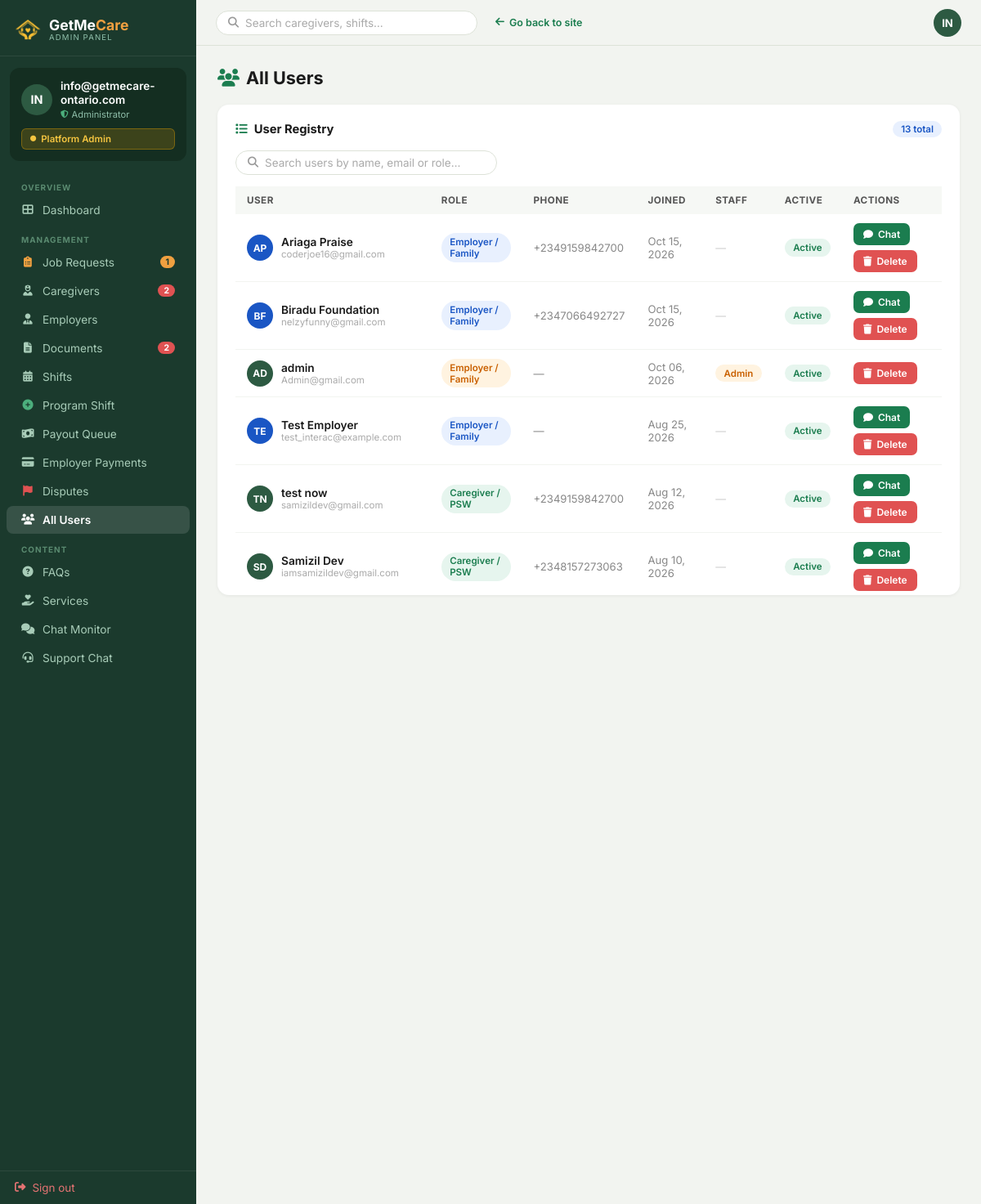
The page /admin-panel/users/ (signed in) on the database as committed earlier.
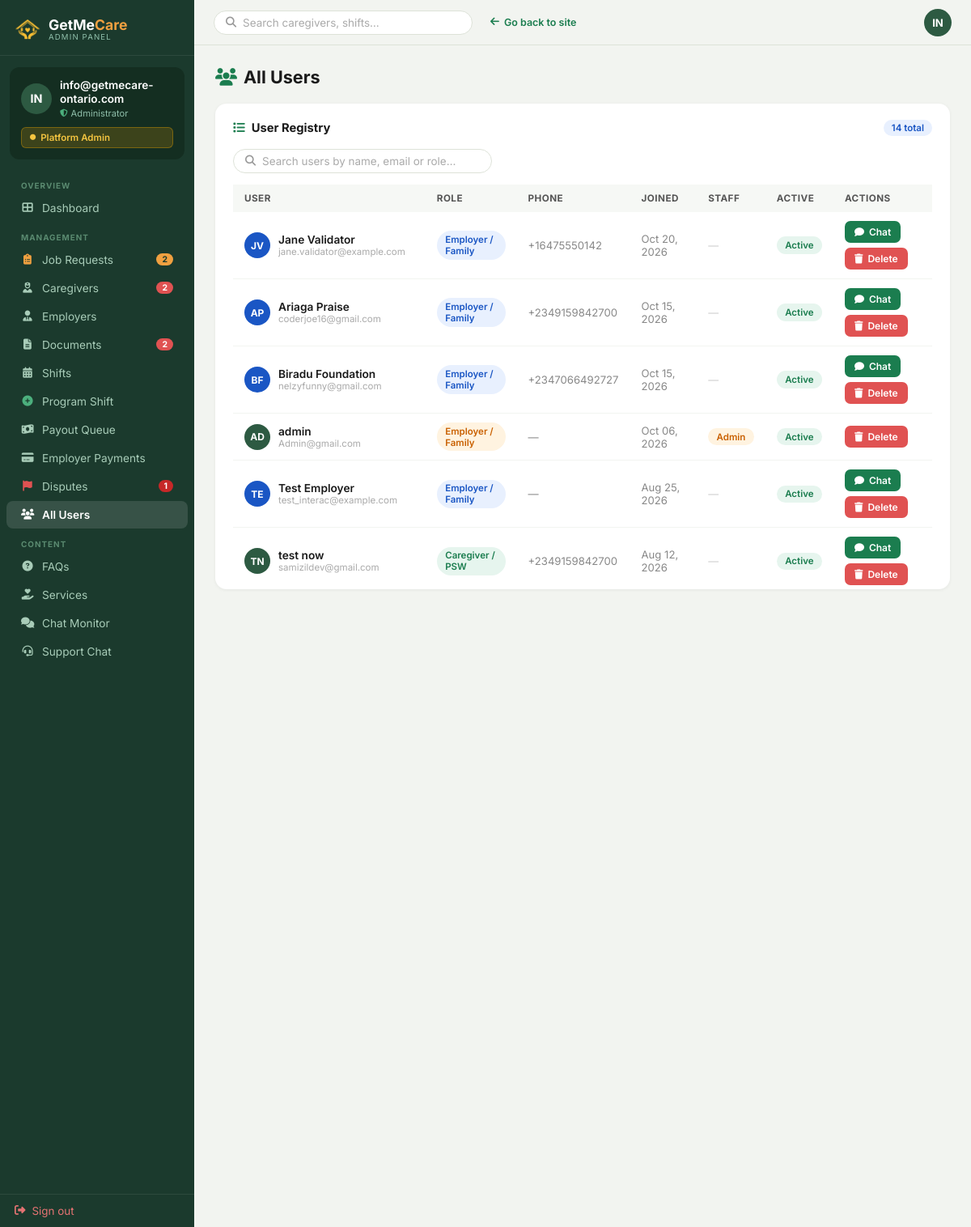
The same page on the database as committed later.
### Account/models.py (models this page shows, shortened)
class CustomUser(AbstractUser):
    EMPLOYER = 'employer'
    CAREGIVER = 'caregiver'
    ROLE_CHOICES = [
        (EMPLOYER, 'Employer / Family'),
        (CAREGIVER, 'Caregiver / PSW'),
    ]
    role = models.CharField(
        max_length=20,
        choices=ROLE_CHOICES,
        default=EMPLOYER,
    )
    phone = models.CharField(max_length=20, blank=True)
    @property
    def is_admin(self):
        return self.is_superuser or self.is_staff
    @property
    def is_employer(self):
        return self.role == self.EMPLOYER and not self.is_admin
    @property
    def is_caregiver(self):
        return self.role == self.CAREGIVER and not self.is_admin

### AdminApp/views.py (the view)
    @login_required(login_url='Account:login')
    def wrapper(request, *args, **kwargs):
        if not (request.user.is_staff or request.user.is_superuser):
            messages.error(request, 'Access denied. Admin account required.')
            return redirect('Account:login')
        return view_func(request, *args, **kwargs)

### Account/views.py (called while the page is built, shortened)
def ensure_user_notifications(user):
    if not user or not user.is_authenticated:
        return
    if user.notifications.exists():
        return

### AdminApp/views.py (called while the page is built, shortened)
def admin_required(view_func):
    @login_required(login_url='Account:login')
    def wrapper(request, *args, **kwargs):
        if not (request.user.is_staff or request.user.is_superuser):
            messages.error(request, 'Access denied. Admin account required.')
            return redirect('Account:login')
        return view_func(request, *args, **kwargs)
    wrapper.__name__ = view_func.__name__
    return wrapper

@admin_required
def manage_users(request):
    q = request.GET.get('q', '').strip()
    users = CustomUser.objects.order_by('-date_joined')
    ctx = _admin_sidebar()
    ctx['users'] = users
    ctx['search_q'] = q
    return render(request, 'AdminApp/manage-users.html', ctx)

### GETMECARE/context_processors.py (called while the page is built)
def _get_support_unread_count(user):
    try:
        from Chatbot.models import SupportMessage
        return SupportMessage.objects.filter(
            chat__user=user,
            is_read=False,
        ).exclude(sender=user).count()
    except Exception:
        return 0

### templates/AdminApp/manage-users.html (shortened to what the changed rows need)
{% extends "AdminApp/base_admin.html" %} {% block title %}Manage Users — Admin{% endblock %}  {% block content %}
<div class="adm-card">
  <div class="adm-card-pad">
    <div
      style="
        font-size: 0.92rem;
        font-weight: 700;
        color: #1a1a1a;
        margin-bottom: 16px;
        display: flex;
        align-items: center;
        gap: 8px;
      "
    >
      <i class="fas fa-list" style="color: #1b7d4f"></i> User Registry
      <span
        style="
          margin-left: auto;
          font-size: 0.72rem;
          font-weight: 600;
          background: #e8f0fe;
          color: #1a56c4;
          border-radius: 20px;
          padding: 3px 10px;
        "
        >{% if search_q %}{{ users|length }} result{{ users|length|pluralize }}{% else %}{{ users|length }} total{% endif %}</span
      >
    </div>
    <div class="scroll-table-wrap">
<table class="adm-table">
      <thead>
        <tr>
          <th>User</th>
          <th>Role</th>
          <th>Phone</th>
          <th>Joined</th>
          <th>Staff</th>
          <th>Active</th>
          <th>Actions</th>
        </tr>
      </thead>
      <tbody>
        {% for u in users %}
        <tr>
          <td>
            <div class="u-info">
              <div class="u-av {% if u.is_employer %}employer{% endif %}">
                {% if u.first_name %}{{ u.first_name|first|upper }}{{ u.last_name|first|upper }}{% else %}{{ u.username|slice:":2"|upper }}{% endif %}
              </div>
              <div>
                <div class="u-name">
                  {{ u.get_full_name|default:u.username }}
                </div>
                <div class="u-email">{{ u.email }}</div>
              </div>
            </div>
          </td>
          <td>
            <span
              class="badge {% if u.is_caregiver %}badge-green{% elif u.is_staff %}badge-orange{% else %}badge-blue{% endif %}"
              >{{ u.get_role_display }}</span
            >
          </td>
          <td style="color: #888; font-size: 0.82rem">
            {{ u.phone|default:"—" }}
          </td>
          <td style="color: #888; font-size: 0.82rem">
            {{ u.date_joined|date:"M d, Y" }}
          </td>
          <td>
            {% if u.is_staff or u.is_superuser %}<span
              class="badge badge-orange"
              >Admin</span
            >{% else %}<span style="color: #ccc; font-size: 0.8rem">—</span>{% endif %}
          </td>
          <td>
            <span
              class="badge {% if u.is_active %}badge-green{% else %}badge-red{% endif %}"
              >{% if u.is_active %}Active{% else %}Inactive{% endif %}</span
            >
          </td>
          <td>
            <div style="display:flex;align-items:center;gap:6px;flex-wrap:wrap;">
              {% if u.id != request.user.id and not u.is_superuser and not u.is_staff %}
              <a href="{% url 'admin_support_start' u.id %}" class="adm-btn adm-btn-green" style="padding:6px 12px;font-size:.75rem;">
                <i class="fas fa-comment"></i> Chat
              </a>
              {% endif %}
              {% if u.id != request.user.id %}
              <form method="post" action="{% url 'AdminApp:delete_user' u.id %}" style="display:inline;" onsubmit="return confirm('Are you sure you want to delete {{ u.get_full_name|default:u.username }}? This action cannot be undone.');">
                <button type="submit" class="adm-btn adm-btn-danger" style="padding:6px 12px;font-size:.75rem;">
                  <i class="fas fa-trash"></i> Delete
                </button>
              </form>
              {% else %}
              <span style="color:#ccc;font-size:.75rem;">—</span>
              {% endif %}
            </div>
          </td>
        </tr>
        {% endfor %}
      </tbody>
    </table>
</div>
  </div>
</div>
{% endblock %}

### templates/AdminApp/base_admin.html (shortened to what the changed rows need)
{% load static %}
<!doctype html>
<html lang="en">
<head>
  <link rel="stylesheet" href="https://cdnjs.cloudflare.com/ajax/libs/font-awesome/6.4.0/css/all.min.css"/>
</head>
<body>
<aside class="adm-sidebar" id="adm-sidebar">
  <div class="adm-nav">
    <a href="{% url 'AdminApp:job_requests' %}" {% if request.resolver_match.url_name in 'job_requests,job_request_matches,admin_create_39_payment_link' %}class="active"{% endif %}>
      <i class="fas fa-clipboard-list" style="color:#f0a040"></i> Job Requests
      {% if open_jobs_count %}<span class="adm-nav-badge" style="background:#f0a040;color:#1b3a2d">{{ open_jobs_count }}</span>{% endif %}
    </a>
    <a href="{% url 'AdminApp:dispute_list' %}" {% if request.resolver_match.url_name == 'dispute_list' or request.resolver_match.url_name == 'dispute_detail' %}class="active"{% endif %}>
      <i class="fas fa-flag" style="color:#e05252"></i> Disputes
      {% if counts.open %}<span class="adm-nav-badge" style="background:#c62828">{{ counts.open }}</span>{% endif %}
    </a>
  </div>
</aside>
<main class="adm-main">
  <div class="adm-content">
    {% block content %}{% endblock %}
  </div>
</main>
  </body>
</html>

Rows that differ between the two databases and show on the page:
no longer on this page (row unchanged): CustomUser: first_name|first "S", last_name|first "D", get_full_name "Samizil Dev", email "iamsamizildev@gmail.com", role "Caregiver / PSW", phone "+2348157273063", date_joined "Aug 10, 2026", is_active "Active", is_superuser False (drawn)
added CustomUser: first_name|first "J", last_name|first "V", get_full_name "Jane Validator", email "jane.validator@example.com", role "Employer / Family", phone "+16475550142", date_joined "Oct 20, 2026", is_active "Active", is_superuser False (drawn)
Other text that changed with them:
{{ open_jobs_count }}: "1" → "2"
{{ counts.open }}: (not shown) → "1"
{{ users|length }}: "13" → "14"
